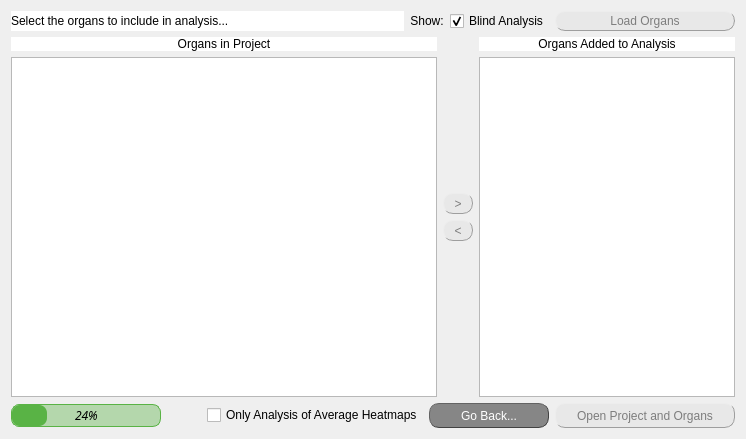
     <widget class="QWidget" name="tab_combinatorial_analysis">
      <attribute name="title">
       <string>Combinatorial Analysis</string>
      </attribute>
      <layout class="QVBoxLayout" name="verticalLayout_2">
       <item>
        <layout class="QHBoxLayout" name="horizontalLayout_9">
         <item>
          <widget class="QLabel" name="lab_no_ch_9">
           <property name="styleSheet">
            <string notr="true">font: bold 10pt &quot;Calibri&quot;;
background-color: rgb(255, 255, 255);</string>
           </property>
           <property name="text">
            <string>Select the organs to include in analysis...</string>
           </property>
           <property name="alignment">
            <set>Qt::AlignLeading|Qt::AlignLeft|Qt::AlignVCenter</set>
           </property>
          </widget>
         </item>
         <item>
          <layout class="QHBoxLayout" name="hlayout_filter_comb">
           <item>
            <widget class="QLabel" name="label_sCut2_Cut2_segm1_sect1_3">
             <property name="sizePolicy">
              <sizepolicy hsizetype="Fixed" vsizetype="Preferred">
               <horstretch>0</horstretch>
               <verstretch>0</verstretch>
              </sizepolicy>
             </property>
             <property name="minimumSize">
              <size>
               <width>0</width>
               <height>20</height>
              </size>
             </property>
             <property name="maximumSize">
              <size>
               <width>16777215</width>
               <height>20</height>
              </size>
             </property>
             <property name="styleSheet">
              <string notr="true">font: 25 10pt &quot;Calibri Light&quot;;</string>
             </property>
             <property name="text">
              <string>Show:</string>
             </property>
             <property name="alignment">
              <set>Qt::AlignCenter</set>
             </property>
            </widget>
           </item>
          </layout>
         </item>
         <item>
          <widget class="QCheckBox" name="cB_blind_comb">
           <property name="sizePolicy">
            <sizepolicy hsizetype="Fixed" vsizetype="Fixed">
             <horstretch>0</horstretch>
             <verstretch>0</verstretch>
            </sizepolicy>
           </property>
           <property name="minimumSize">
            <size>
             <width>95</width>
             <height>18</height>
            </size>
           </property>
           <property name="layoutDirection">
            <enum>Qt::LeftToRight</enum>
           </property>
           <property name="styleSheet">
            <string notr="true">font: 25 10pt &quot;Calibri Light&quot;;</string>
           </property>
           <property name="text">
            <string>Blind Analysis</string>
           </property>
           <property name="checked">
            <bool>true</bool>
           </property>
          </widget>
         </item>
         <item>
          <widget class="QPushButton" name="button_load_organs_comb">
           <property name="enabled">
            <bool>false</bool>
           </property>
           <property name="minimumSize">
            <size>
             <width>180</width>
             <height>20</height>
            </size>
           </property>
           <property name="maximumSize">
            <size>
             <width>180</width>
             <height>20</height>
            </size>
           </property>
           <property name="mouseTracking">
            <bool>true</bool>
           </property>
           <property name="focusPolicy">
            <enum>Qt::ClickFocus</enum>
           </property>
           <property name="autoFillBackground">
            <bool>false</bool>
           </property>
           <property name="styleSheet">
            <string notr="true">QPushButton{border-radius:10px;
border-width: 1px;
border-style: outset;
border-color: rgb(66, 66, 66);
background-color: rgb(211, 211, 211);
color: rgb(39, 39, 39);
font: 10pt &quot;Calibri Light&quot;;}

QPushButton:hover{
background-color: rgba(167, 0, 125, 200);
border-color: #672146;
color: rgb(234, 234, 234);
}

QPushButton:disabled{
background-color: rgb(232, 232, 232);
border-color: rgb(158, 158, 158);
color: rgb(125, 125, 125);
}

QPushButton:checked{
background-color: rgb(107, 0, 80);
border-color: rgb(76, 0, 57);
color: rgb(234, 234, 234);
}</string>
           </property>
           <property name="text">
            <string>Load Organs</string>
           </property>
           <property name="checkable">
            <bool>true</bool>
           </property>
          </widget>
         </item>
        </layout>
       </item>
       <item>
        <layout class="QHBoxLayout" name="horizontalLayout_6">
         <item>
          <layout class="QVBoxLayout" name="verticalLayout_5">
           <item>
            <widget class="QLabel" name="lab_no_ch_10">
             <property name="styleSheet">
              <string notr="true">font: 10pt &quot;Calibri&quot;;
background-color: rgb(255, 255, 255);</string>
             </property>
             <property name="text">
              <string>Organs in Project</string>
             </property>
             <property name="alignment">
              <set>Qt::AlignCenter</set>
             </property>
            </widget>
           </item>
           <item>
            <widget class="QTableWidget" name="tabW_select_organs">
             <property name="sizePolicy">
              <sizepolicy hsizetype="Expanding" vsizetype="Expanding">
               <horstretch>0</horstretch>
               <verstretch>0</verstretch>
              </sizepolicy>
             </property>
             <property name="minimumSize">
              <size>
               <width>0</width>
               <height>340</height>
              </size>
             </property>
             <property name="maximumSize">
              <size>
               <width>16777215</width>
               <height>16777215</height>
              </size>
             </property>
             <property name="styleSheet">
              <string notr="true">/* Horizontal*/
QScrollBar:horizontal {
	background-color: rgb(255, 255, 255);
  	height: 12px;
}

QScrollBar::handle:horizontal {
	background-color: rgb(162, 0, 122);
	min-width: 30px;
	border-radius: 6px;
}

QScrollBar::handle:horizontal:hover {
	background-color:rgb(0, 0, 0);
}

/* Vertical*/
QScrollBar:vertical {
	background-color: rgb(255, 255, 255);
  	width: 12px;
}

QScrollBar::handle:vertical {
	background-color: rgb(162, 0, 122);
	min-height: 30px;
	border-radius: 6px;
}

QScrollBar::handle:vertical:hover {
	background-color:rgb(0, 0, 0);
}

QHeaderView::section {
    background-color: rgb(200, 200, 200);
    padding: 0px;
	font: bold 10pt &quot;Calibri&quot;;
    border-style: none;
    border-bottom: 1px solid #fffff8;
    border-right: 1px solid #fffff8;
}

QHeaderView::section:horizontal
{
    border-top: 1px solid #fffff8;
}

QHeaderView::section:vertical
{
    border-left: 1px solid #fffff8;
}

QTableWidget {
font: 25 10pt &quot;Calibri&quot;;
padding:0px;
height: 20px;
}

QTableWidget::item:focus{
    border: 1px solid rgb(162, 0, 122);
    background-color: white;
	color: balck;
}
</string>
             </property>
             <property name="editTriggers">
              <set>QAbstractItemView::NoEditTriggers</set>
             </property>
            </widget>
           </item>
          </layout>
         </item>
         <item>
          <layout class="QVBoxLayout" name="verticalLayout_6">
           <item>
            <spacer name="verticalSpacer">
             <property name="orientation">
              <enum>Qt::Vertical</enum>
             </property>
             <property name="sizeHint" stdset="0">
              <size>
               <width>20</width>
               <height>40</height>
              </size>
             </property>
            </spacer>
           </item>
           <item>
            <widget class="QPushButton" name="add_organ">
             <property name="enabled">
              <bool>false</bool>
             </property>
             <property name="minimumSize">
              <size>
               <width>30</width>
               <height>21</height>
              </size>
             </property>
             <property name="maximumSize">
              <size>
               <width>21</width>
               <height>16777215</height>
              </size>
             </property>
             <property name="styleSheet">
              <string notr="true">QPushButton{border-radius:10px;
border-width: 1px;
border-style: outset;
border-color: rgb(66, 66, 66);
background-color: rgb(211, 211, 211);
color: rgb(39, 39, 39);
font: 10pt &quot;Calibri Light&quot;;}

QPushButton:hover{
background-color: rgba(167, 0, 125, 200);
border-color: #672146;
color: rgb(234, 234, 234);
}

QPushButton:disabled{
background-color: rgb(232, 232, 232);
border-color: rgb(158, 158, 158);
color: rgb(125, 125, 125);
}
</string>
             </property>
             <property name="text">
              <string>&gt;</string>
             </property>
            </widget>
           </item>
           <item>
            <widget class="QPushButton" name="remove_organ">
             <property name="enabled">
              <bool>false</bool>
             </property>
             <property name="minimumSize">
              <size>
               <width>30</width>
               <height>21</height>
              </size>
             </property>
             <property name="maximumSize">
              <size>
               <width>21</width>
               <height>16777215</height>
              </size>
             </property>
             <property name="styleSheet">
              <string notr="true">QPushButton{border-radius:10px;
border-width: 1px;
border-style: outset;
border-color: rgb(66, 66, 66);
background-color: rgb(211, 211, 211);
color: rgb(39, 39, 39);
font: 10pt &quot;Calibri Light&quot;;}

QPushButton:hover{
background-color: rgba(167, 0, 125, 200);
border-color: #672146;
color: rgb(234, 234, 234);
}

QPushButton:disabled{
background-color: rgb(232, 232, 232);
border-color: rgb(158, 158, 158);
color: rgb(125, 125, 125);
}
</string>
             </property>
             <property name="text">
              <string>&lt;</string>
             </property>
            </widget>
           </item>
           <item>
            <spacer name="verticalSpacer_2">
             <property name="orientation">
              <enum>Qt::Vertical</enum>
             </property>
             <property name="sizeHint" stdset="0">
              <size>
               <width>20</width>
               <height>40</height>
              </size>
             </property>
            </spacer>
           </item>
          </layout>
         </item>
         <item>
          <layout class="QVBoxLayout" name="verticalLayout_7">
           <item>
            <widget class="QLabel" name="lab_organs_added">
             <property name="styleSheet">
              <string notr="true">font: 10pt &quot;Calibri&quot;;
background-color: rgb(255, 255, 255);</string>
             </property>
             <property name="text">
              <string>Organs Added to Analysis</string>
             </property>
             <property name="alignment">
              <set>Qt::AlignCenter</set>
             </property>
            </widget>
           </item>
           <item>
            <widget class="QTableWidget" name="tabW_organs_final">
             <property name="sizePolicy">
              <sizepolicy hsizetype="Preferred" vsizetype="Expanding">
               <horstretch>0</horstretch>
               <verstretch>0</verstretch>
              </sizepolicy>
             </property>
             <property name="minimumSize">
              <size>
               <width>0</width>
               <height>340</height>
              </size>
             </property>
             <property name="maximumSize">
              <size>
               <width>16777215</width>
               <height>16777215</height>
              </size>
             </property>
             <property name="styleSheet">
              <string notr="true">/* Horizontal*/
QScrollBar:horizontal {
	background-color: rgb(255, 255, 255);
  	height: 12px;
}

QScrollBar::handle:horizontal {
	background-color: rgb(162, 0, 122);
	min-width: 30px;
	border-radius: 6px;
}

QScrollBar::handle:horizontal:hover {
	background-color:rgb(0, 0, 0);
}

/* Vertical*/
QScrollBar:vertical {
	background-color: rgb(255, 255, 255);
  	width: 12px;
}

QScrollBar::handle:vertical {
	background-color: rgb(162, 0, 122);
	min-height: 30px;
	border-radius: 6px;
}

QScrollBar::handle:vertical:hover {
	background-color:rgb(0, 0, 0);
}

QHeaderView::section {
    background-color: rgb(200, 200, 200);
    padding: 0px;
	font: bold 10pt &quot;Calibri&quot;;
    border-style: none;
    border-bottom: 1px solid #fffff8;
    border-right: 1px solid #fffff8;
}

QHeaderView::section:horizontal
{
    border-top: 1px solid #fffff8;
}

QHeaderView::section:vertical
{
    border-left: 1px solid #fffff8;
}

QTableWidget {
font: 25 10pt &quot;Calibri&quot;;
padding:0px;
height: 20px;
}

QTableWidget::item:focus{
    border: 1px solid rgb(162, 0, 122);
    background-color: white;
	color: balck;
}
</string>
             </property>
             <property name="editTriggers">
              <set>QAbstractItemView::NoEditTriggers</set>
             </property>
            </widget>
           </item>
          </layout>
         </item>
        </layout>
       </item>
       <item>
        <layout class="QHBoxLayout" name="horizontalLayout_10">
         <item>
          <widget class="QProgressBar" name="prog_bar">
           <property name="minimumSize">
            <size>
             <width>150</width>
             <height>23</height>
            </size>
           </property>
           <property name="maximumSize">
            <size>
             <width>150</width>
             <height>23</height>
            </size>
           </property>
           <property name="font">
            <font>
             <family>Calibri Light</family>
             <pointsize>9</pointsize>
             <weight>3</weight>
             <italic>true</italic>
             <bold>false</bold>
            </font>
           </property>
           <property name="styleSheet">
            <string notr="true">QProgressBar {
        border: 1px solid rgba(89, 179, 69, 255); 
        border-radius: 8px;
        text-align: center;
        background-color: rgba(89, 179, 69, 100);
        color:rgb(0, 0, 0);
    }
    QProgressBar::chunk {
        background-color: rgba(89, 179, 69, 255);
        border-radius: 8px;
    }</string>
           </property>
           <property name="value">
            <number>24</number>
           </property>
          </widget>
         </item>
         <item>
          <spacer name="horizontalSpacer_7">
           <property name="orientation">
            <enum>Qt::Horizontal</enum>
           </property>
           <property name="sizeHint" stdset="0">
            <size>
             <width>40</width>
             <height>20</height>
            </size>
           </property>
          </spacer>
         </item>
         <item>
          <widget class="QCheckBox" name="cB_only_avehm">
           <property name="sizePolicy">
            <sizepolicy hsizetype="Fixed" vsizetype="Fixed">
             <horstretch>0</horstretch>
             <verstretch>0</verstretch>
            </sizepolicy>
           </property>
           <property name="minimumSize">
            <size>
             <width>200</width>
             <height>18</height>
            </size>
           </property>
           <property name="maximumSize">
            <size>
             <width>16777214</width>
             <height>16777215</height>
            </size>
           </property>
           <property name="layoutDirection">
            <enum>Qt::LeftToRight</enum>
           </property>
           <property name="styleSheet">
            <string notr="true">font: 25 10pt &quot;Calibri Light&quot;;</string>
           </property>
           <property name="text">
            <string>Only Analysis of Average Heatmaps</string>
           </property>
           <property name="checkable">
            <bool>true</bool>
           </property>
           <property name="checked">
            <bool>false</bool>
           </property>
          </widget>
         </item>
         <item>
          <widget class="QPushButton" name="button_go_back_comb">
           <property name="minimumSize">
            <size>
             <width>120</width>
             <height>25</height>
            </size>
           </property>
           <property name="maximumSize">
            <size>
             <width>100</width>
             <height>25</height>
            </size>
           </property>
           <property name="styleSheet">
            <string notr="true">QPushButton{border-radius:10px;
border-width: 1px;
border-style: outset;
border-color: rgb(66, 66, 66);
background-color: rgb(134, 134, 134); 
color: rgb(255, 255, 255);
font: 11pt &quot;Calibri&quot;;}

QPushButton:hover{
background-color: rgba(167, 0, 125, 200);
border-color: #672146;
color: rgb(234, 234, 234);
border-width: 2px
}

QPushButton:disabled{
background-color: rgb(232, 232, 232);
border-color: rgb(158, 158, 158);
color: rgb(125, 125, 125);
}

QPushButton:checked{
background-color: rgb(59, 59, 59);
border-color: rgb(0, 0, 0);
color: rgb(230, 230, 230);
}
</string>
           </property>
           <property name="text">
            <string>Go Back...</string>
           </property>
           <property name="checkable">
            <bool>true</bool>
           </property>
          </widget>
         </item>
         <item>
          <widget class="QPushButton" name="go_to_analysis_window">
           <property name="enabled">
            <bool>false</bool>
           </property>
           <property name="minimumSize">
            <size>
             <width>180</width>
             <height>25</height>
            </size>
           </property>
           <property name="maximumSize">
            <size>
             <width>200</width>
             <height>25</height>
            </size>
           </property>
           <property name="styleSheet">
            <string notr="true">QPushButton{border-radius:10px;
border-width: 1px;
border-style: outset;
border-color: rgb(66, 66, 66);
background-color: rgb(134, 134, 134); 
color: rgb(255, 255, 255);
font: 11pt &quot;Calibri&quot;;}

QPushButton:hover{
background-color: rgba(167, 0, 125, 200);
border-color: #672146;
color: rgb(234, 234, 234);
border-width: 2px
}

QPushButton:disabled{
background-color: rgb(232, 232, 232);
border-color: rgb(158, 158, 158);
color: rgb(125, 125, 125);
}

QPushButton:checked{
background-color: rgb(59, 59, 59);
border-color: rgb(0, 0, 0);
color: rgb(230, 230, 230);
}
</string>
           </property>
           <property name="text">
            <string>Open Project and Organs</string>
           </property>
           <property name="checkable">
            <bool>true</bool>
           </property>
          </widget>
         </item>
        </layout>
       </item>
      </layout>
     </widget>
